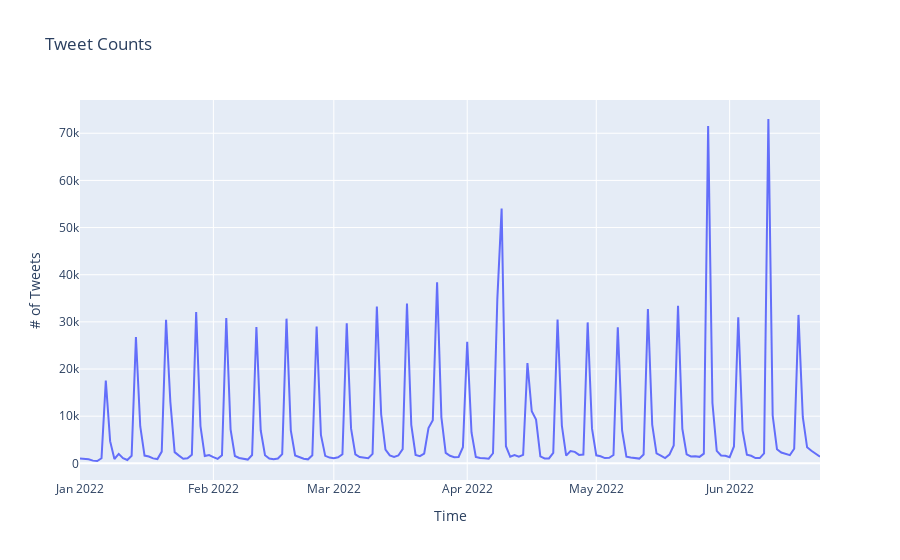

Source (notebook cell):
### Markdown cell above
<div class="admonition pandasreview" name="html-admonition" style="background: black; color: white; padding: 10px">
<p class="title">Pandas</p>
 Do you need a refresher or introduction to the Python data analysis library Pandas? Be sure to check out <a href="https://melaniewalsh.github.io/Intro-Cultural-Analytics/Data-Analysis/Pandas-Basics-Part1.html"> Pandas Basics (1-3) </a> in Introduction to Cultural Analytics & Python!
    
</div>

### Code cell
# Change the title of the plot here
my_title = "Tweet Counts"
# Change the file name here
filename = "tgif-tweet-counts.csv"

# Read in CSV as DataFrame
tweet_counts_df = pd.read_csv(filename, parse_dates=['start', 'end'])

# Set start time as DataFrame index
tweet_counts_df.set_index('start', inplace=True)

# Regroup, or resample, tweets by month, day, or year
# https://pandas.pydata.org/pandas-docs/stable/user_guide/timeseries.html#dateoffset-objects
# Uncomment to choose which time span to group by
#grouped_count = tweet_counts_df.resample('M')['day_count'].sum().reset_index() # Month
grouped_count = tweet_counts_df.resample('D')['day_count'].sum().reset_index() # Day
#grouped_count = tweet_counts_df.resample('Y')['day_count'].sum().reset_index() # Year

# Make a line plot from the DataFrame and specify x and y axes, axes titles, and plot title
px.line(grouped_count, x = 'start', y = 'day_count',
    labels = {'start': 'Time', 'day_count': '# of Tweets'},
    title = my_title)

### Figure 1 — Plotly figure (JSON) as saved in the notebook; plotly's stock layout.template omitted (floating-point values rounded to 4 significant figures; data arrays with more than 128 entries replaced by an {"elided": "..."} marker saying what was removed)
{"data": [{"hovertemplate": "Time=%{x}<br># of Tweets=%{y}<extra></extra>", "legendgroup": "", "line": {"color": "#636efa", "dash": "solid"}, "marker": {"symbol": "circle"}, "mode": "lines", "name": "", "orientation": "v", "showlegend": false, "type": "scatter", "x": {"elided": "173 str values"}, "xaxis": "x", "y": {"elided": "173 int values"}, "yaxis": "y"}], "layout": {"autosize": true, "legend": {"tracegroupgap": 0}, "title": {"text": "Tweet Counts"}, "xaxis": {"anchor": "y", "autorange": true, "domain": [0, 1], "range": ["2022-01-01", "2022-06-22"], "title": {"text": "Time"}, "type": "date"}, "yaxis": {"anchor": "x", "autorange": true, "domain": [0, 1], "range": [-3534.0, 77050.0], "title": {"text": "# of Tweets"}, "type": "linear"}}}
